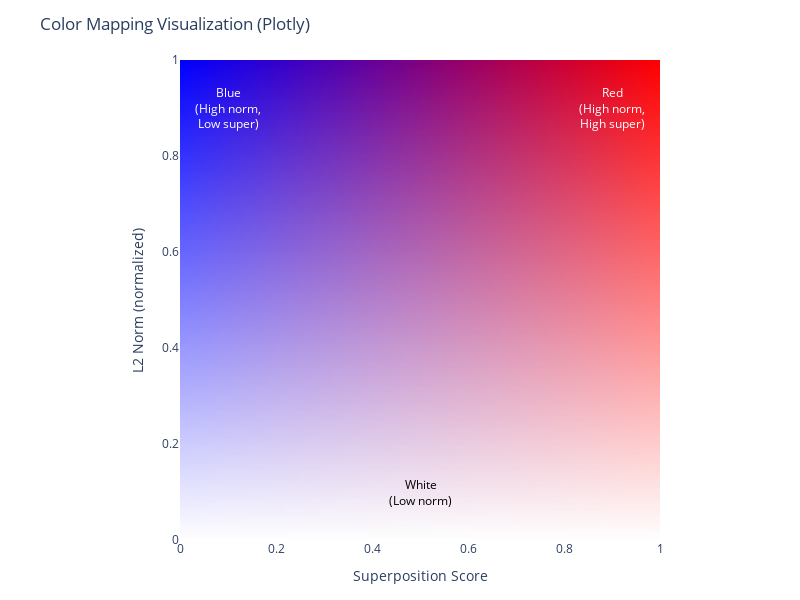

Notebook code for this chart:
### Code cell
dim_scalar = 1

def color_from_metrics(norm: float, superpos: float, max_norm: float, max_super: float) -> Tuple[float, float, float]:
    """
    Map (norm, superpos) to an RGB tuple with:
    - Top right (high norm, high super) -> Red
    - Top left (high norm, low super) -> Blue
    - Bottom (low norm) -> White
    
    Args:
        norm: L2 norm of the weights
        superpos: Superposition score
        max_norm: Maximum norm for normalization
        max_super: Maximum superposition score for normalization
    """

    # Normalize inputs to [0,1]
    y = np.clip(norm / max_norm, 0.0, dim_scalar)      # Vertical axis (norm)
    x = np.clip(superpos / max_super, 0.0, dim_scalar)  # Horizontal axis (superposition)
    
    # Create color components
    red = y * x           # Increases towards top-right
    blue = y * (dim_scalar - x)    # Increases towards top-left
    # All components approach 1 (white) as y approaches 0 (bottom)
    white_blend = dim_scalar - y
    
    # Blend with white
    r = red + white_blend
    g = white_blend
    b = blue + white_blend
    
    # Normalize to [0,1]
    return (
        min(dim_scalar, max(0.0, r)),
        min(dim_scalar, max(0.0, g)),
        min(dim_scalar, max(0.0, b))
    )

def plot_colormap_plotly(n: int = 200, *, max_norm: float = 1.0, max_super: float = 1.0):
    """
    Interactive Plotly visualization of the (norm, superposition) → color mapping.
    - x-axis: superposition (0 → 1)
    - y-axis: norm (0 → 1), origin at bottom (like origin='lower' in matplotlib)
    """
    # Build RGB image using your color_from_metrics(norm, superpos, max_norm, max_super)
    color_grid = np.zeros((n, n, 3), dtype=float)  # [rows (norm), cols (super)]
    norms = np.linspace(0.0, dim_scalar, n)
    supers = np.linspace(0.0, dim_scalar, n)
    for i, y in enumerate(norms):
        for j, x in enumerate(supers):
            color_grid[i, j] = color_from_metrics(
                norm=y, superpos=x, max_norm=max_norm, max_super=max_super
            )

    # Plotly expects 0-255 uint8 for go.Image
    img = (np.clip(color_grid, 0.0, 1) * 255).astype(np.uint8)

    # Each pixel spans dx, dy to map [0,1] on both axes
    dx = 1 / (n - 1) * dim_scalar
    dy = 1 / (n - 1) * dim_scalar

    fig = go.Figure(go.Image(z=img, x0=0.0, dx=dx, y0=0.0, dy=dy))
    # Make y increase upward (origin at bottom)
    fig.update_yaxes(range=[0, dim_scalar])
    fig.update_xaxes(range=[0, dim_scalar])

    fig.update_layout(
        width=800, height=600,
        title="Color Mapping Visualization (Plotly)",
        xaxis_title="Superposition Score",
        yaxis_title="L2 Norm (normalized)",
        margin=dict(l=60, r=20, t=60, b=60),
    )

    # Clean hover to show continuous coordinates
    fig.update_traces(
        hovertemplate="superposition=%{x:.3f}<br>norm=%{y:.3f}<extra></extra>"
    )

    # Annotations like the matplotlib version
    fig.add_annotation(x=0.10*dim_scalar, y=0.90*dim_scalar, text="Blue<br>(High norm,<br>Low super)", showarrow=False,
                       xanchor="center", yanchor="middle", font_color="white")
    fig.add_annotation(x=0.90*dim_scalar, y=0.90*dim_scalar, text="Red<br>(High norm,<br>High super)", showarrow=False,
                       xanchor="center", yanchor="middle", font_color="white")
    fig.add_annotation(x=0.50*dim_scalar, y=0.10*dim_scalar, text="White<br>(Low norm)", showarrow=False,
                       xanchor="center", yanchor="middle", font_color="black")

    return fig

# Usage:
fig = plot_colormap_plotly(n=200)
fig.show()

### Figure 1 — Plotly figure (JSON) as saved in the notebook; plotly's stock layout.template omitted (floating-point values rounded to 4 significant figures; data arrays with more than 128 entries replaced by an {"elided": "..."} marker saying what was removed)
{"data": [{"dx": 0.005025, "dy": 0.005025, "hovertemplate": "superposition=%{x:.3f}<br>norm=%{y:.3f}<extra></extra>", "type": "image", "x0": 0, "y0": 0, "z": {"elided": "120000 int values"}}], "layout": {"annotations": [{"font": {"color": "white"}, "showarrow": false, "text": "Blue<br>(High norm,<br>Low super)", "x": 0.1, "xanchor": "center", "y": 0.9, "yanchor": "middle"}, {"font": {"color": "white"}, "showarrow": false, "text": "Red<br>(High norm,<br>High super)", "x": 0.9, "xanchor": "center", "y": 0.9, "yanchor": "middle"}, {"font": {"color": "black"}, "showarrow": false, "text": "White<br>(Low norm)", "x": 0.5, "xanchor": "center", "y": 0.1, "yanchor": "middle"}], "height": 600, "margin": {"b": 60, "l": 60, "r": 20, "t": 60}, "title": {"text": "Color Mapping Visualization (Plotly)"}, "width": 800, "xaxis": {"range": [0, 1], "title": {"text": "Superposition Score"}}, "yaxis": {"range": [0, 1], "title": {"text": "L2 Norm (normalized)"}}}}
